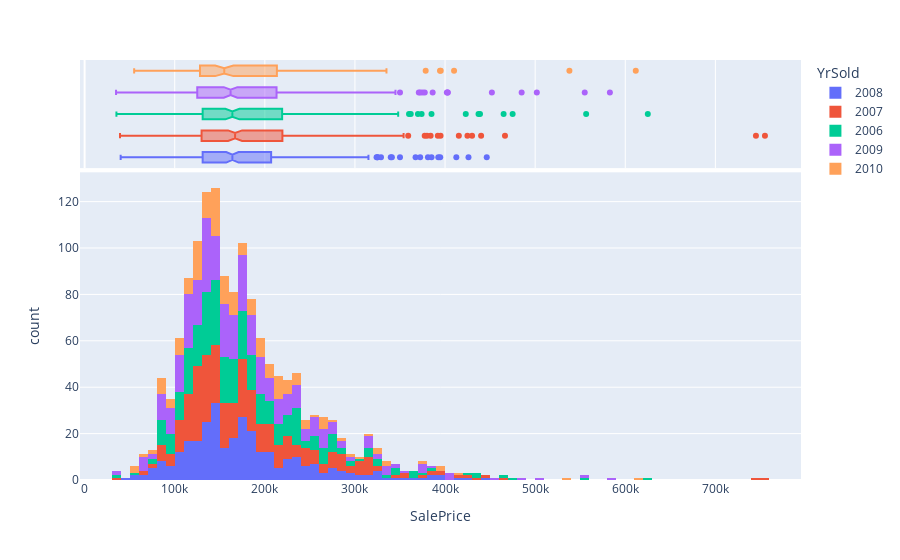

The code cell stored with this chart in its notebook:
### Markdown cell above
##### There are few features in our dataset which can be combined to create new features, that might be usefeul to our models in our overall prediction. Hence, we decided to observe, analyse few such features to understand their relationship with Target Variable and other features of the dataset to generate new features.

### Code cell
import plotly.express as px
fig = px.histogram(copy_train, x='SalePrice',color='YrSold',marginal="box") # Whether Price depends upon Street
fig.show()

### Figure 1 — Plotly figure (JSON) as saved in the notebook; plotly's stock layout.template omitted (floating-point values rounded to 4 significant figures; data arrays with more than 128 entries replaced by an {"elided": "..."} marker saying what was removed)
{"data": [{"alignmentgroup": "True", "bingroup": "x", "hovertemplate": "YrSold=2008<br>SalePrice=%{x}<br>count=%{y}<extra></extra>", "legendgroup": "2008", "marker": {"color": "#636efa", "pattern": {"shape": ""}}, "name": "2008", "offsetgroup": "2008", "orientation": "v", "showlegend": true, "type": "histogram", "x": {"elided": "304 int values"}, "xaxis": "x", "yaxis": "y"}, {"alignmentgroup": "True", "hovertemplate": "YrSold=2008<br>SalePrice=%{x}<extra></extra>", "legendgroup": "2008", "marker": {"color": "#636efa"}, "name": "2008", "notched": true, "offsetgroup": "2008", "showlegend": false, "type": "box", "x": {"elided": "304 int values"}, "xaxis": "x2", "yaxis": "y2"}, {"alignmentgroup": "True", "bingroup": "x", "hovertemplate": "YrSold=2007<br>SalePrice=%{x}<br>count=%{y}<extra></extra>", "legendgroup": "2007", "marker": {"color": "#EF553B", "pattern": {"shape": ""}}, "name": "2007", "offsetgroup": "2007", "orientation": "v", "showlegend": true, "type": "histogram", "x": {"elided": "329 int values"}, "xaxis": "x", "yaxis": "y"}, {"alignmentgroup": "True", "hovertemplate": "YrSold=2007<br>SalePrice=%{x}<extra></extra>", "legendgroup": "2007", "marker": {"color": "#EF553B"}, "name": "2007", "notched": true, "offsetgroup": "2007", "showlegend": false, "type": "box", "x": {"elided": "329 int values"}, "xaxis": "x2", "yaxis": "y2"}, {"alignmentgroup": "True", "bingroup": "x", "hovertemplate": "YrSold=2006<br>SalePrice=%{x}<br>count=%{y}<extra></extra>", "legendgroup": "2006", "marker": {"color": "#00cc96", "pattern": {"shape": ""}}, "name": "2006", "offsetgroup": "2006", "orientation": "v", "showlegend": true, "type": "histogram", "x": {"elided": "314 int values"}, "xaxis": "x", "yaxis": "y"}, {"alignmentgroup": "True", "hovertemplate": "YrSold=2006<br>SalePrice=%{x}<extra></extra>", "legendgroup": "2006", "marker": {"color": "#00cc96"}, "name": "2006", "notched": true, "offsetgroup": "2006", "showlegend": false, "type": "box", "x": {"elided": "314 int values"}, "xaxis": "x2", "yaxis": "y2"}, {"alignmentgroup": "True", "bingroup": "x", "hovertemplate": "YrSold=2009<br>SalePrice=%{x}<br>count=%{y}<extra></extra>", "legendgroup": "2009", "marker": {"color": "#ab63fa", "pattern": {"shape": ""}}, "name": "2009", "offsetgroup": "2009", "orientation": "v", "showlegend": true, "type": "histogram", "x": {"elided": "338 int values"}, "xaxis": "x", "yaxis": "y"}, {"alignmentgroup": "True", "hovertemplate": "YrSold=2009<br>SalePrice=%{x}<extra></extra>", "legendgroup": "2009", "marker": {"color": "#ab63fa"}, "name": "2009", "notched": true, "offsetgroup": "2009", "showlegend": false, "type": "box", "x": {"elided": "338 int values"}, "xaxis": "x2", "yaxis": "y2"}, {"alignmentgroup": "True", "bingroup": "x", "hovertemplate": "YrSold=2010<br>SalePrice=%{x}<br>count=%{y}<extra></extra>", "legendgroup": "2010", "marker": {"color": "#FFA15A", "pattern": {"shape": ""}}, "name": "2010", "offsetgroup": "2010", "orientation": "v", "showlegend": true, "type": "histogram", "x": {"elided": "175 int values"}, "xaxis": "x", "yaxis": "y"}, {"alignmentgroup": "True", "hovertemplate": "YrSold=2010<br>SalePrice=%{x}<extra></extra>", "legendgroup": "2010", "marker": {"color": "#FFA15A"}, "name": "2010", "notched": true, "offsetgroup": "2010", "showlegend": false, "type": "box", "x": {"elided": "175 int values"}, "xaxis": "x2", "yaxis": "y2"}], "layout": {"barmode": "relative", "legend": {"title": {"text": "YrSold"}, "tracegroupgap": 0}, "margin": {"t": 60}, "xaxis": {"anchor": "y", "domain": [0, 1], "title": {"text": "SalePrice"}}, "xaxis2": {"anchor": "y2", "domain": [0, 1], "matches": "x", "showgrid": true, "showticklabels": false}, "yaxis": {"anchor": "x", "domain": [0, 0.7326], "title": {"text": "count"}}, "yaxis2": {"anchor": "x2", "domain": [0.7426, 1], "matches": "y2", "showgrid": false, "showline": false, "showticklabels": false, "ticks": ""}}}
